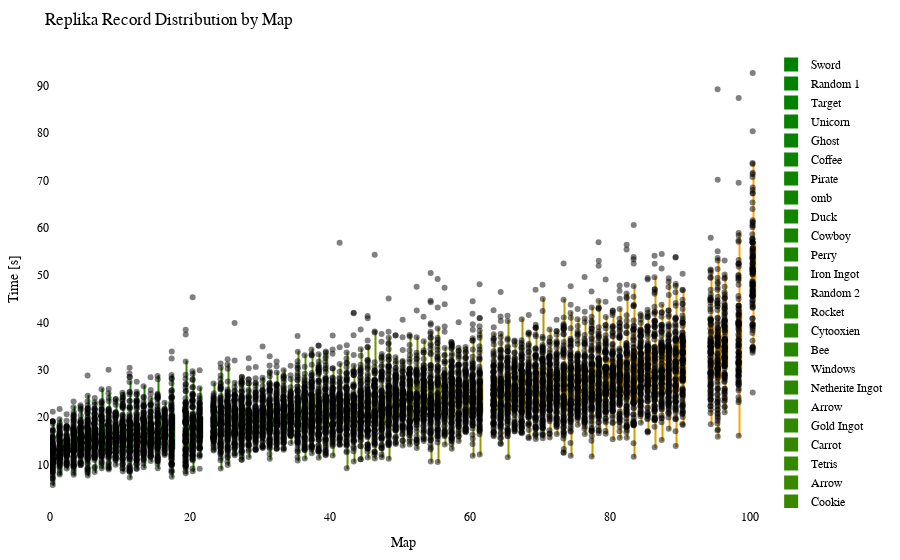

Write notebook code for a chart like this one.
### Code cell
import plotly.graph_objects as go
import plotly.io as pio
from matplotlib.colors import LinearSegmentedColormap, to_hex

df = getRecordsDataframe(minigame="Replika")

# sort df columns by mean value 
df = df.reindex(df.mean().sort_values().index, axis=1)

# drop sum column
df = df.drop(columns=["Sum"])

# replace 25 with NaN
df = df.replace(25, np.nan)

# remove "ms " from column names
df.columns = df.columns.str.replace('ms ', '')

# Exclude the first column (assuming it's the column you don't want to include)
df_to_html = df.iloc[:, 1:]

# Calculate the offset for centering the data points
num_columns = len(df_to_html.columns)
offset = 0.5

# Create a green to orange gradient
cmap = LinearSegmentedColormap.from_list("green_orange", ["green", "orange"])
colors = [to_hex(cmap(i / (num_columns - 1))) for i in range(num_columns)]

# Create a Swarm plot using Plotly
fig = go.Figure()

for i, (column, color) in enumerate(zip(df_to_html.columns, colors)):
    x_values = [i + offset] * len(df_to_html[column])  # Adjust x-values with offset for horizontal centering
    fig.add_trace(go.Box(x=x_values,
                         y=df_to_html[column],
                         name=column,
                         boxpoints='all',
                         pointpos=-0.5,  # Adjust point position to prevent overlapping
                         marker=dict(color='rgba(0,0,0,0.5)', size=6),  # Adjust marker color and size
                         line=dict(color=color),
                         fillcolor=color,
                         hovertext=df_to_html.index,
                         hoverinfo='name+text+y',
                         showlegend=True))

fig.update_layout(title="Replika Record Distribution by Map",
                  xaxis=dict(title="Map"),
                  yaxis=dict(title="Time [s]"),
                  showlegend=True,
                  font=dict(family="Arial", size=12, color="black"),  # Customize font
                  plot_bgcolor="white",  # Set background color
                  margin=dict(l=50, r=50, t=50, b=50),  # Adjust margins for better layout
                  )

# Show the figure
fig.show()

# Export the plot to an HTML file
pio.write_html(fig, "out/repl_swarm_plot.html")

### Figure 1 — Plotly figure (JSON) as saved in the notebook; plotly's stock layout.template omitted (floating-point values rounded to 4 significant figures; data arrays with more than 128 entries replaced by an {"elided": "..."} marker saying what was removed)
{"data": [{"boxpoints": "all", "fillcolor": "#008000", "hoverinfo": "name+text+y", "hovertext": {"elided": "172 str values"}, "line": {"color": "#008000"}, "marker": {"color": "rgba(0,0,0,0.5)", "size": 6}, "name": "Sword", "pointpos": -0.5, "showlegend": true, "type": "box", "x": {"elided": "172 float values"}, "y": {"elided": "172 float values"}}, {"boxpoints": "all", "fillcolor": "#028000", "hoverinfo": "name+text+y", "hovertext": {"elided": "172 str values"}, "line": {"color": "#028000"}, "marker": {"color": "rgba(0,0,0,0.5)", "size": 6}, "name": "Random 1", "pointpos": -0.5, "showlegend": true, "type": "box", "x": {"elided": "172 float values"}, "y": {"elided": "172 float values"}}, {"boxpoints": "all", "fillcolor": "#058100", "hoverinfo": "name+text+y", "hovertext": {"elided": "172 str values"}, "line": {"color": "#058100"}, "marker": {"color": "rgba(0,0,0,0.5)", "size": 6}, "name": "Target", "pointpos": -0.5, "showlegend": true, "type": "box", "x": {"elided": "172 float values"}, "y": {"elided": "172 float values"}}, {"boxpoints": "all", "fillcolor": "#078100", "hoverinfo": "name+text+y", "hovertext": {"elided": "172 str values"}, "line": {"color": "#078100"}, "marker": {"color": "rgba(0,0,0,0.5)", "size": 6}, "name": "Unicorn", "pointpos": -0.5, "showlegend": true, "type": "box", "x": {"elided": "172 float values"}, "y": {"elided": "172 float values"}}, {"boxpoints": "all", "fillcolor": "#0a8100", "hoverinfo": "name+text+y", "hovertext": {"elided": "172 str values"}, "line": {"color": "#0a8100"}, "marker": {"color": "rgba(0,0,0,0.5)", "size": 6}, "name": "Ghost", "pointpos": -0.5, "showlegend": true, "type": "box", "x": {"elided": "172 float values"}, "y": {"elided": "172 float values"}}, {"boxpoints": "all", "fillcolor": "#0c8200", "hoverinfo": "name+text+y", "hovertext": {"elided": "172 str values"}, "line": {"color": "#0c8200"}, "marker": {"color": "rgba(0,0,0,0.5)", "size": 6}, "name": "Coffee", "pointpos": -0.5, "showlegend": true, "type": "box", "x": {"elided": "172 float values"}, "y": {"elided": "172 float values"}}, {"boxpoints": "all", "fillcolor": "#0f8200", "hoverinfo": "name+text+y", "hovertext": {"elided": "172 str values"}, "line": {"color": "#0f8200"}, "marker": {"color": "rgba(0,0,0,0.5)", "size": 6}, "name": "Pirate", "pointpos": -0.5, "showlegend": true, "type": "box", "x": {"elided": "172 float values"}, "y": {"elided": "172 float values"}}, {"boxpoints": "all", "fillcolor": "#118200", "hoverinfo": "name+text+y", "hovertext": {"elided": "172 str values"}, "line": {"color": "#118200"}, "marker": {"color": "rgba(0,0,0,0.5)", "size": 6}, "name": "omb", "pointpos": -0.5, "showlegend": true, "type": "box", "x": {"elided": "172 float values"}, "y": {"elided": "172 float values"}}, {"boxpoints": "all", "fillcolor": "#148300", "hoverinfo": "name+text+y", "hovertext": {"elided": "172 str values"}, "line": {"color": "#148300"}, "marker": {"color": "rgba(0,0,0,0.5)", "size": 6}, "name": "Duck", "pointpos": -0.5, "showlegend": true, "type": "box", "x": {"elided": "172 float values"}, "y": {"elided": "172 float values"}}, {"boxpoints": "all", "fillcolor": "#178300", "hoverinfo": "name+text+y", "hovertext": {"elided": "172 str values"}, "line": {"color": "#178300"}, "marker": {"color": "rgba(0,0,0,0.5)", "size": 6}, "name": "Cowboy", "pointpos": -0.5, "showlegend": true, "type": "box", "x": {"elided": "172 float values"}, "y": {"elided": "172 float values"}}, {"boxpoints": "all", "fillcolor": "#198400", "hoverinfo": "name+text+y", "hovertext": {"elided": "172 str values"}, "line": {"color": "#198400"}, "marker": {"color": "rgba(0,0,0,0.5)", "size": 6}, "name": "Perry", "pointpos": -0.5, "showlegend": true, "type": "box", "x": {"elided": "172 float values"}, "y": {"elided": "172 float values"}}, {"boxpoints": "all", "fillcolor": "#1c8400", "hoverinfo": "name+text+y", "hovertext": {"elided": "172 str values"}, "line": {"color": "#1c8400"}, "marker": {"color": "rgba(0,0,0,0.5)", "size": 6}, "name": "Iron Ingot", "pointpos": -0.5, "showlegend": true, "type": "box", "x": {"elided": "172 float values"}, "y": {"elided": "172 float values"}}, {"boxpoints": "all", "fillcolor": "#1e8400", "hoverinfo": "name+text+y", "hovertext": {"elided": "172 str values"}, "line": {"color": "#1e8400"}, "marker": {"color": "rgba(0,0,0,0.5)", "size": 6}, "name": "Random 2", "pointpos": -0.5, "showlegend": true, "type": "box", "x": {"elided": "172 float values"}, "y": {"elided": "172 float values"}}, {"boxpoints": "all", "fillcolor": "#218500", "hoverinfo": "name+text+y", "hovertext": {"elided": "172 str values"}, "line": {"color": "#218500"}, "marker": {"color": "rgba(0,0,0,0.5)", "size": 6}, "name": "Rocket", "pointpos": -0.5, "showlegend": true, "type": "box", "x": {"elided": "172 float values"}, "y": {"elided": "172 float values"}}, {"boxpoints": "all", "fillcolor": "#238500", "hoverinfo": "name+text+y", "hovertext": {"elided": "172 str values"}, "line": {"color": "#238500"}, "marker": {"color": "rgba(0,0,0,0.5)", "size": 6}, "name": "Cytooxien", "pointpos": -0.5, "showlegend": true, "type": "box", "x": {"elided": "172 float values"}, "y": {"elided": "172 float values"}}, {"boxpoints": "all", "fillcolor": "#268600", "hoverinfo": "name+text+y", "hovertext": {"elided": "172 str values"}, "line": {"color": "#268600"}, "marker": {"color": "rgba(0,0,0,0.5)", "size": 6}, "name": "Bee", "pointpos": -0.5, "showlegend": true, "type": "box", "x": {"elided": "172 float values"}, "y": {"elided": "172 float values"}}, {"boxpoints": "all", "fillcolor": "#288600", "hoverinfo": "name+text+y", "hovertext": {"elided": "172 str values"}, "line": {"color": "#288600"}, "marker": {"color": "rgba(0,0,0,0.5)", "size": 6}, "name": "Windows", "pointpos": -0.5, "showlegend": true, "type": "box", "x": {"elided": "172 float values"}, "y": {"elided": "172 float values"}}, {"boxpoints": "all", "fillcolor": "#2b8600", "hoverinfo": "name+text+y", "hovertext": {"elided": "172 str values"}, "line": {"color": "#2b8600"}, "marker": {"color": "rgba(0,0,0,0.5)", "size": 6}, "name": "Netherite Ingot", "pointpos": -0.5, "showlegend": true, "type": "box", "x": {"elided": "172 float values"}, "y": {"elided": "172 float values"}}, {"boxpoints": "all", "fillcolor": "#2e8700", "hoverinfo": "name+text+y", "hovertext": {"elided": "172 str values"}, "line": {"color": "#2e8700"}, "marker": {"color": "rgba(0,0,0,0.5)", "size": 6}, "name": "Arrow", "pointpos": -0.5, "showlegend": true, "type": "box", "x": {"elided": "172 float values"}, "y": {"elided": "172x2 float values"}}, {"boxpoints": "all", "fillcolor": "#308700", "hoverinfo": "name+text+y", "hovertext": {"elided": "172 str values"}, "line": {"color": "#308700"}, "marker": {"color": "rgba(0,0,0,0.5)", "size": 6}, "name": "Gold Ingot", "pointpos": -0.5, "showlegend": true, "type": "box", "x": {"elided": "172 float values"}, "y": {"elided": "172 float values"}}, {"boxpoints": "all", "fillcolor": "#338700", "hoverinfo": "name+text+y", "hovertext": {"elided": "172 str values"}, "line": {"color": "#338700"}, "marker": {"color": "rgba(0,0,0,0.5)", "size": 6}, "name": "Carrot", "pointpos": -0.5, "showlegend": true, "type": "box", "x": {"elided": "172 float values"}, "y": {"elided": "172 float values"}}, {"boxpoints": "all", "fillcolor": "#358800", "hoverinfo": "name+text+y", "hovertext": {"elided": "172 str values"}, "line": {"color": "#358800"}, "marker": {"color": "rgba(0,0,0,0.5)", "size": 6}, "name": "Tetris", "pointpos": -0.5, "showlegend": true, "type": "box", "x": {"elided": "172 float values"}, "y": {"elided": "172 float values"}}, {"boxpoints": "all", "fillcolor": "#388800", "hoverinfo": "name+text+y", "hovertext": {"elided": "172 str values"}, "line": {"color": "#388800"}, "marker": {"color": "rgba(0,0,0,0.5)", "size": 6}, "name": "Arrow", "pointpos": -0.5, "showlegend": true, "type": "box", "x": {"elided": "172 float values"}, "y": {"elided": "172x2 float values"}}, {"boxpoints": "all", "fillcolor": "#3a8800", "hoverinfo": "name+text+y", "hovertext": {"elided": "172 str values"}, "line": {"color": "#3a8800"}, "marker": {"color": "rgba(0,0,0,0.5)", "size": 6}, "name": "Cookie", "pointpos": -0.5, "showlegend": true, "type": "box", "x": {"elided": "172 float values"}, "y": {"elided": "172 float values"}}, {"boxpoints": "all", "fillcolor": "#3d8900", "hoverinfo": "name+text+y", "hovertext": {"elided": "172 str values"}, "line": {"color": "#3d8900"}, "marker": {"color": "rgba(0,0,0,0.5)", "size": 6}, "name": "Krabs", "pointpos": -0.5, "showlegend": true, "type": "box", "x": {"elided": "172 float values"}, "y": {"elided": "172 float values"}}, {"boxpoints": "all", "fillcolor": "#408900", "hoverinfo": "name+text+y", "hovertext": {"elided": "172 str values"}, "line": {"color": "#408900"}, "marker": {"color": "rgba(0,0,0,0.5)", "size": 6}, "name": "Poppy", "pointpos": -0.5, "showlegend": true, "type": "box", "x": {"elided": "172 float values"}, "y": {"elided": "172 float values"}}, {"boxpoints": "all", "fillcolor": "#428a00", "hoverinfo": "name+text+y", "hovertext": {"elided": "172 str values"}, "line": {"color": "#428a00"}, "marker": {"color": "rgba(0,0,0,0.5)", "size": 6}, "name": "Koopa", "pointpos": -0.5, "showlegend": true, "type": "box", "x": {"elided": "172 float values"}, "y": {"elided": "172 float values"}}, {"boxpoints": "all", "fillcolor": "#458a00", "hoverinfo": "name+text+y", "hovertext": {"elided": "172 str values"}, "line": {"color": "#458a00"}, "marker": {"color": "rgba(0,0,0,0.5)", "size": 6}, "name": "Pacman Ghost", "pointpos": -0.5, "showlegend": true, "type": "box", "x": {"elided": "172 float values"}, "y": {"elided": "172 float values"}}, {"boxpoints": "all", "fillcolor": "#478a00", "hoverinfo": "name+text+y", "hovertext": {"elided": "172 str values"}, "line": {"color": "#478a00"}, "marker": {"color": "rgba(0,0,0,0.5)", "size": 6}, "name": "Water Temple", "pointpos": -0.5, "showlegend": true, "type": "box", "x": {"elided": "172 float values"}, "y": {"elided": "172 float values"}}, {"boxpoints": "all", "fillcolor": "#4a8b00", "hoverinfo": "name+text+y", "hovertext": {"elided": "172 str values"}, "line": {"color": "#4a8b00"}, "marker": {"color": "rgba(0,0,0,0.5)", "size": 6}, "name": "Twitch", "pointpos": -0.5, "showlegend": true, "type": "box", "x": {"elided": "172 float values"}, "y": {"elided": "172 float values"}}, {"boxpoints": "all", "fillcolor": "#4c8b00", "hoverinfo": "name+text+y", "hovertext": {"elided": "172 str values"}, "line": {"color": "#4c8b00"}, "marker": {"color": "rgba(0,0,0,0.5)", "size": 6}, "name": "Controller", "pointpos": -0.5, "showlegend": true, "type": "box", "x": {"elided": "172 float values"}, "y": {"elided": "172 float values"}}, {"boxpoints": "all", "fillcolor": "#4f8b00", "hoverinfo": "name+text+y", "hovertext": {"elided": "172 str values"}, "line": {"color": "#4f8b00"}, "marker": {"color": "rgba(0,0,0,0.5)", "size": 6}, "name": "Mario", "pointpos": -0.5, "showlegend": true, "type": "box", "x": {"elided": "172 float values"}, "y": {"elided": "172 float values"}}, {"boxpoints": "all", "fillcolor": "#518c00", "hoverinfo": "name+text+y", "hovertext": {"elided": "172 str values"}, "line": {"color": "#518c00"}, "marker": {"color": "rgba(0,0,0,0.5)", "size": 6}, "name": "Diskette", "pointpos": -0.5, "showlegend": true, "type": "box", "x": {"elided": "172 float values"}, "y": {"elided": "172 float values"}}, {"boxpoints": "all", "fillcolor": "#548c00", "hoverinfo": "name+text+y", "hovertext": {"elided": "172 str values"}, "line": {"color": "#548c00"}, "marker": {"color": "rgba(0,0,0,0.5)", "size": 6}, "name": "Poke Ball", "pointpos": -0.5, "showlegend": true, "type": "box", "x": {"elided": "172 float values"}, "y": {"elided": "172 float values"}}, {"boxpoints": "all", "fillcolor": "#578d00", "hoverinfo": "name+text+y", "hovertext": {"elided": "172 str values"}, "line": {"color": "#578d00"}, "marker": {"color": "rgba(0,0,0,0.5)", "size": 6}, "name": "Camera", "pointpos": -0.5, "showlegend": true, "type": "box", "x": {"elided": "172 float values"}, "y": {"elided": "172 float values"}}, {"boxpoints": "all", "fillcolor": "#598d00", "hoverinfo": "name+text+y", "hovertext": {"elided": "172 str values"}, "line": {"color": "#598d00"}, "marker": {"color": "rgba(0,0,0,0.5)", "size": 6}, "name": "House", "pointpos": -0.5, "showlegend": true, "type": "box", "x": {"elided": "172 float values"}, "y": {"elided": "172 float values"}}, {"boxpoints": "all", "fillcolor": "#5c8d00", "hoverinfo": "name+text+y", "hovertext": {"elided": "172 str values"}, "line": {"color": "#5c8d00"}, "marker": {"color": "rgba(0,0,0,0.5)", "size": 6}, "name": "Caterpie", "pointpos": -0.5, "showlegend": true, "type": "box", "x": {"elided": "172 float values"}, "y": {"elided": "172 float values"}}, {"boxpoints": "all", "fillcolor": "#5e8e00", "hoverinfo": "name+text+y", "hovertext": {"elided": "172 str values"}, "line": {"color": "#5e8e00"}, "marker": {"color": "rgba(0,0,0,0.5)", "size": 6}, "name": "YouTube", "pointpos": -0.5, "showlegend": true, "type": "box", "x": {"elided": "172 float values"}, "y": {"elided": "172 float values"}}, {"boxpoints": "all", "fillcolor": "#618e00", "hoverinfo": "name+text+y", "hovertext": {"elided": "172 str values"}, "line": {"color": "#618e00"}, "marker": {"color": "rgba(0,0,0,0.5)", "size": 6}, "name": "Sonic", "pointpos": -0.5, "showlegend": true, "type": "box", "x": {"elided": "172 float values"}, "y": {"elided": "172 float values"}}, {"boxpoints": "all", "fillcolor": "#638e00", "hoverinfo": "name+text+y", "hovertext": {"elided": "172 str values"}, "line": {"color": "#638e00"}, "marker": {"color": "rgba(0,0,0,0.5)", "size": 6}, "name": "Chicken", "pointpos": -0.5, "showlegend": true, "type": "box", "x": {"elided": "172 float values"}, "y": {"elided": "172 float values"}}, {"boxpoints": "all", "fillcolor": "#668f00", "hoverinfo": "name+text+y", "hovertext": {"elided": "172 str values"}, "line": {"color": "#668f00"}, "marker": {"color": "rgba(0,0,0,0.5)", "size": 6}, "name": "Parrot", "pointpos": -0.5, "showlegend": true, "type": "box", "x": {"elided": "172 float values"}, "y": {"elided": "172 float values"}}, {"boxpoints": "all", "fillcolor": "#688f00", "hoverinfo": "name+text+y", "hovertext": {"elided": "172 str values"}, "line": {"color": "#688f00"}, "marker": {"color": "rgba(0,0,0,0.5)", "size": 6}, "name": "Twitter", "pointpos": -0.5, "showlegend": true, "type": "box", "x": {"elided": "172 float values"}, "y": {"elided": "172 float values"}}, {"boxpoints": "all", "fillcolor": "#6b9000", "hoverinfo": "name+text+y", "hovertext": {"elided": "172 str values"}, "line": {"color": "#6b9000"}, "marker": {"color": "rgba(0,0,0,0.5)", "size": 6}, "name": "Excavator", "pointpos": -0.5, "showlegend": true, "type": "box", "x": {"elided": "172 float values"}, "y": {"elided": "172 float values"}}, {"boxpoints": "all", "fillcolor": "#6e9000", "hoverinfo": "name+text+y", "hovertext": {"elided": "172 str values"}, "line": {"color": "#6e9000"}, "marker": {"color": "rgba(0,0,0,0.5)", "size": 6}, "name": "Baby Yoda", "pointpos": -0.5, "showlegend": true, "type": "box", "x": {"elided": "172 float values"}, "y": {"elided": "172 float values"}}, {"boxpoints": "all", "fillcolor": "#709000", "hoverinfo": "name+text+y", "hovertext": {"elided": "172 str values"}, "line": {"color": "#709000"}, "marker": {"color": "rgba(0,0,0,0.5)", "size": 6}, "name": "Fox", "pointpos": -0.5, "showlegend": true, "type": "box", "x": {"elided": "172 float values"}, "y": {"elided": "172 float values"}}, {"boxpoints": "all", "fillcolor": "#739100", "hoverinfo": "name+text+y", "hovertext": {"elided": "172 str values"}, "line": {"color": "#739100"}, "marker": {"color": "rgba(0,0,0,0.5)", "size": 6}, "name": "Frog", "pointpos": -0.5, "showlegend": true, "type": "box", "x": {"elided": "172 float values"}, "y": {"elided": "172 float values"}}, {"boxpoints": "all", "fillcolor": "#759100", "hoverinfo": "name+text+y", "hovertext": {"elided": "172 str values"}, "line": {"color": "#759100"}, "marker": {"color": "rgba(0,0,0,0.5)", "size": 6}, "name": "Egg", "pointpos": -0.5, "showlegend": true, "type": "box", "x": {"elided": "172 float values"}, "y": {"elided": "172 float values"}}, {"boxpoints": "all", "fillcolor": "#789100", "hoverinfo": "name+text+y", "hovertext": {"elided": "172 str values"}, "line": {"color": "#789100"}, "marker": {"color": "rgba(0,0,0,0.5)", "size": 6}, "name": "of Meat", "pointpos": -0.5, "showlegend": true, "type": "box", "x": {"elided": "172 float values"}, "y": {"elided": "172 float values"}}, {"boxpoints": "all", "fillcolor": "#7a9200", "hoverinfo": "name+text+y", "hovertext": {"elided": "172 str values"}, "line": {"color": "#7a9200"}, "marker": {"color": "rgba(0,0,0,0.5)", "size": 6}, "name": "The Sea", "pointpos": -0.5, "showlegend": true, "type": "box", "x": {"elided": "172 float values"}, "y": {"elided": "172 float values"}}, {"boxpoints": "all", "fillcolor": "#7d9200", "hoverinfo": "name+text+y", "hovertext": {"elided": "172 str values"}, "line": {"color": "#7d9200"}, "marker": {"color": "rgba(0,0,0,0.5)", "size": 6}, "name": "Thinking", "pointpos": -0.5, "showlegend": true, "type": "box", "x": {"elided": "172 float values"}, "y": {"elided": "172 float values"}}, {"boxpoints": "all", "fillcolor": "#809300", "hoverinfo": "name+text+y", "hovertext": {"elided": "172 str values"}, "line": {"color": "#809300"}, "marker": {"color": "rgba(0,0,0,0.5)", "size": 6}, "name": "Thinking 2", "pointpos": -0.5, "showlegend": true, "type": "box", "x": {"elided": "172 float values"}, "y": {"elided": "172 float values"}}, {"boxpoints": "all", "fillcolor": "#829300", "hoverinfo": "name+text+y", "hovertext": {"elided": "172 str values"}, "line": {"color": "#829300"}, "marker": {"color": "rgba(0,0,0,0.5)", "size": 6}, "name": "Tree", "pointpos": -0.5, "showlegend": true, "type": "box", "x": {"elided": "172 float values"}, "y": {"elided": "172 float values"}}, {"boxpoints": "all", "fillcolor": "#859300", "hoverinfo": "name+text+y", "hovertext": {"elided": "172 str values"}, "line": {"color": "#859300"}, "marker": {"color": "rgba(0,0,0,0.5)", "size": 6}, "name": "ppHop 2", "pointpos": -0.5, "showlegend": true, "type": "box", "x": {"elided": "172 float values"}, "y": {"elided": "172 float values"}}, {"boxpoints": "all", "fillcolor": "#879400", "hoverinfo": "name+text+y", "hovertext": {"elided": "172 str values"}, "line": {"color": "#879400"}, "marker": {"color": "rgba(0,0,0,0.5)", "size": 6}, "name": "Heart", "pointpos": -0.5, "showlegend": true, "type": "box", "x": {"elided": "172 float values"}, "y": {"elided": "172 float values"}}, {"boxpoints": "all", "fillcolor": "#8a9400", "hoverinfo": "name+text+y", "hovertext": {"elided": "172 str values"}, "line": {"color": "#8a9400"}, "marker": {"color": "rgba(0,0,0,0.5)", "size": 6}, "name": "Pizza", "pointpos": -0.5, "showlegend": true, "type": "box", "x": {"elided": "172 float values"}, "y": {"elided": "172 float values"}}, {"boxpoints": "all", "fillcolor": "#8c9400", "hoverinfo": "name+text+y", "hovertext": {"elided": "172 str values"}, "line": {"color": "#8c9400"}, "marker": {"color": "rgba(0,0,0,0.5)", "size": 6}, "name": "Sheep", "pointpos": -0.5, "showlegend": true, "type": "box", "x": {"elided": "172 float values"}, "y": {"elided": "172 float values"}}, {"boxpoints": "all", "fillcolor": "#8f9500", "hoverinfo": "name+text+y", "hovertext": {"elided": "172 str values"}, "line": {"color": "#8f9500"}, "marker": {"color": "rgba(0,0,0,0.5)", "size": 6}, "name": "Up", "pointpos": -0.5, "showlegend": true, "type": "box", "x": {"elided": "172 float values"}, "y": {"elided": "172 float values"}}, {"boxpoints": "all", "fillcolor": "#919500", "hoverinfo": "name+text+y", "hovertext": {"elided": "172 str values"}, "line": {"color": "#919500"}, "marker": {"color": "rgba(0,0,0,0.5)", "size": 6}, "name": "French Fries", "pointpos": -0.5, "showlegend": true, "type": "box", "x": {"elided": "172 float values"}, "y": {"elided": "172 float values"}}, {"boxpoints": "all", "fillcolor": "#949500", "hoverinfo": "name+text+y", "hovertext": {"elided": "172 str values"}, "line": {"color": "#949500"}, "marker": {"color": "rgba(0,0,0,0.5)", "size": 6}, "name": "Skeleton", "pointpos": -0.5, "showlegend": true, "type": "box", "x": {"elided": "172 float values"}, "y": {"elided": "172 float values"}}, {"boxpoints": "all", "fillcolor": "#979600", "hoverinfo": "name+text+y", "hovertext": {"elided": "172 str values"}, "line": {"color": "#979600"}, "marker": {"color": "rgba(0,0,0,0.5)", "size": 6}, "name": "Among Us", "pointpos": -0.5, "showlegend": true, "type": "box", "x": {"elided": "172 float values"}, "y": {"elided": "172 float values"}}, {"boxpoints": "all", "fillcolor": "#999600", "hoverinfo": "name+text+y", "hovertext": {"elided": "172 str values"}, "line": {"color": "#999600"}, "marker": {"color": "rgba(0,0,0,0.5)", "size": 6}, "name": "Mountain", "pointpos": -0.5, "showlegend": true, "type": "box", "x": {"elided": "172 float values"}, "y": {"elided": "172 float values"}}, {"boxpoints": "all", "fillcolor": "#9c9700", "hoverinfo": "name+text+y", "hovertext": {"elided": "172 str values"}, "line": {"color": "#9c9700"}, "marker": {"color": "rgba(0,0,0,0.5)", "size": 6}, "name": "Cherry", "pointpos": -0.5, "showlegend": true, "type": "box", "x": {"elided": "172 float values"}, "y": {"elided": "172 float values"}}, {"boxpoints": "all", "fillcolor": "#9e9700", "hoverinfo": "name+text+y", "hovertext": {"elided": "172 str values"}, "line": {"color": "#9e9700"}, "marker": {"color": "rgba(0,0,0,0.5)", "size": 6}, "name": "Cow", "pointpos": -0.5, "showlegend": true, "type": "box", "x": {"elided": "172 float values"}, "y": {"elided": "172x2 float values"}}, {"boxpoints": "all", "fillcolor": "#a19700", "hoverinfo": "name+text+y", "hovertext": {"elided": "172 str values"}, "line": {"color": "#a19700"}, "marker": {"color": "rgba(0,0,0,0.5)", "size": 6}, "name": "Hourglass", "pointpos": -0.5, "showlegend": true, "type": "box", "x": {"elided": "172 float values"}, "y": {"elided": "172 float values"}}, {"boxpoints": "all", "fillcolor": "#a39800", "hoverinfo": "name+text+y", "hovertext": {"elided": "172 str values"}, "line": {"color": "#a39800"}, "marker": {"color": "rgba(0,0,0,0.5)", "size": 6}, "name": "Wizard", "pointpos": -0.5, "showlegend": true, "type": "box", "x": {"elided": "172 float values"}, "y": {"elided": "172 float values"}}, {"boxpoints": "all", "fillcolor": "#a69800", "hoverinfo": "name+text+y", "hovertext": {"elided": "172 str values"}, "line": {"color": "#a69800"}, "marker": {"color": "rgba(0,0,0,0.5)", "size": 6}, "name": "Eevee", "pointpos": -0.5, "showlegend": true, "type": "box", "x": {"elided": "172 float values"}, "y": {"elided": "172 float values"}}, {"boxpoints": "all", "fillcolor": "#a89800", "hoverinfo": "name+text+y", "hovertext": {"elided": "172 str values"}, "line": {"color": "#a89800"}, "marker": {"color": "rgba(0,0,0,0.5)", "size": 6}, "name": "Blue Monster", "pointpos": -0.5, "showlegend": true, "type": "box", "x": {"elided": "172 float values"}, "y": {"elided": "172 float values"}}, {"boxpoints": "all", "fillcolor": "#ab9900", "hoverinfo": "name+text+y", "hovertext": {"elided": "172 str values"}, "line": {"color": "#ab9900"}, "marker": {"color": "rgba(0,0,0,0.5)", "size": 6}, "name": "Galaxian Alien", "pointpos": -0.5, "showlegend": true, "type": "box", "x": {"elided": "172 float values"}, "y": {"elided": "172 float values"}}, {"boxpoints": "all", "fillcolor": "#ae9900", "hoverinfo": "name+text+y", "hovertext": {"elided": "172 str values"}, "line": {"color": "#ae9900"}, "marker": {"color": "rgba(0,0,0,0.5)", "size": 6}, "name": "Spider", "pointpos": -0.5, "showlegend": true, "type": "box", "x": {"elided": "172 float values"}, "y": {"elided": "172 float values"}}, {"boxpoints": "all", "fillcolor": "#b09a00", "hoverinfo": "name+text+y", "hovertext": {"elided": "172 str values"}, "line": {"color": "#b09a00"}, "marker": {"color": "rgba(0,0,0,0.5)", "size": 6}, "name": "ppHop 1", "pointpos": -0.5, "showlegend": true, "type": "box", "x": {"elided": "172 float values"}, "y": {"elided": "172 float values"}}, {"boxpoints": "all", "fillcolor": "#b39a00", "hoverinfo": "name+text+y", "hovertext": {"elided": "172 str values"}, "line": {"color": "#b39a00"}, "marker": {"color": "rgba(0,0,0,0.5)", "size": 6}, "name": "Zombie", "pointpos": -0.5, "showlegend": true, "type": "box", "x": {"elided": "172 float values"}, "y": {"elided": "172 float values"}}, {"boxpoints": "all", "fillcolor": "#b59a00", "hoverinfo": "name+text+y", "hovertext": {"elided": "172 str values"}, "line": {"color": "#b59a00"}, "marker": {"color": "rgba(0,0,0,0.5)", "size": 6}, "name": "Slime", "pointpos": -0.5, "showlegend": true, "type": "box", "x": {"elided": "172 float values"}, "y": {"elided": "172 float values"}}, {"boxpoints": "all", "fillcolor": "#b89b00", "hoverinfo": "name+text+y", "hovertext": {"elided": "172 str values"}, "line": {"color": "#b89b00"}, "marker": {"color": "rgba(0,0,0,0.5)", "size": 6}, "name": "Turtle", "pointpos": -0.5, "showlegend": true, "type": "box", "x": {"elided": "172 float values"}, "y": {"elided": "172 float values"}}, {"boxpoints": "all", "fillcolor": "#ba9b00", "hoverinfo": "name+text+y", "hovertext": {"elided": "172 str values"}, "line": {"color": "#ba9b00"}, "marker": {"color": "rgba(0,0,0,0.5)", "size": 6}, "name": "Penguin", "pointpos": -0.5, "showlegend": true, "type": "box", "x": {"elided": "172 float values"}, "y": {"elided": "172 float values"}}, {"boxpoints": "all", "fillcolor": "#bd9b00", "hoverinfo": "name+text+y", "hovertext": {"elided": "172 str values"}, "line": {"color": "#bd9b00"}, "marker": {"color": "rgba(0,0,0,0.5)", "size": 6}, "name": "Mouse", "pointpos": -0.5, "showlegend": true, "type": "box", "x": {"elided": "172 float values"}, "y": {"elided": "172 float values"}}, {"boxpoints": "all", "fillcolor": "#c09c00", "hoverinfo": "name+text+y", "hovertext": {"elided": "172 str values"}, "line": {"color": "#c09c00"}, "marker": {"color": "rgba(0,0,0,0.5)", "size": 6}, "name": "Instagram", "pointpos": -0.5, "showlegend": true, "type": "box", "x": {"elided": "172 float values"}, "y": {"elided": "172 float values"}}, {"boxpoints": "all", "fillcolor": "#c29c00", "hoverinfo": "name+text+y", "hovertext": {"elided": "172 str values"}, "line": {"color": "#c29c00"}, "marker": {"color": "rgba(0,0,0,0.5)", "size": 6}, "name": "muss los", "pointpos": -0.5, "showlegend": true, "type": "box", "x": {"elided": "172 float values"}, "y": {"elided": "172 float values"}}, {"boxpoints": "all", "fillcolor": "#c59d00", "hoverinfo": "name+text+y", "hovertext": {"elided": "172 str values"}, "line": {"color": "#c59d00"}, "marker": {"color": "rgba(0,0,0,0.5)", "size": 6}, "name": "Skeleton Skull", "pointpos": -0.5, "showlegend": true, "type": "box", "x": {"elided": "172 float values"}, "y": {"elided": "172 float values"}}, {"boxpoints": "all", "fillcolor": "#c79d00", "hoverinfo": "name+text+y", "hovertext": {"elided": "172 str values"}, "line": {"color": "#c79d00"}, "marker": {"color": "rgba(0,0,0,0.5)", "size": 6}, "name": "Blinky", "pointpos": -0.5, "showlegend": true, "type": "box", "x": {"elided": "172 float values"}, "y": {"elided": "172 float values"}}, {"boxpoints": "all", "fillcolor": "#ca9d00", "hoverinfo": "name+text+y", "hovertext": {"elided": "172 str values"}, "line": {"color": "#ca9d00"}, "marker": {"color": "rgba(0,0,0,0.5)", "size": 6}, "name": "Cake", "pointpos": -0.5, "showlegend": true, "type": "box", "x": {"elided": "172 float values"}, "y": {"elided": "172 float values"}}, {"boxpoints": "all", "fillcolor": "#cc9e00", "hoverinfo": "name+text+y", "hovertext": {"elided": "172 str values"}, "line": {"color": "#cc9e00"}, "marker": {"color": "rgba(0,0,0,0.5)", "size": 6}, "name": "Charizard", "pointpos": -0.5, "showlegend": true, "type": "box", "x": {"elided": "172 float values"}, "y": {"elided": "172 float values"}}, {"boxpoints": "all", "fillcolor": "#cf9e00", "hoverinfo": "name+text+y", "hovertext": {"elided": "172 str values"}, "line": {"color": "#cf9e00"}, "marker": {"color": "rgba(0,0,0,0.5)", "size": 6}, "name": "Globe", "pointpos": -0.5, "showlegend": true, "type": "box", "x": {"elided": "172 float values"}, "y": {"elided": "172 float values"}}, {"boxpoints": "all", "fillcolor": "#d19e00", "hoverinfo": "name+text+y", "hovertext": {"elided": "172 str values"}, "line": {"color": "#d19e00"}, "marker": {"color": "rgba(0,0,0,0.5)", "size": 6}, "name": "Princess", "pointpos": -0.5, "showlegend": true, "type": "box", "x": {"elided": "172 float values"}, "y": {"elided": "172 float values"}}, {"boxpoints": "all", "fillcolor": "#d49f00", "hoverinfo": "name+text+y", "hovertext": {"elided": "172 str values"}, "line": {"color": "#d49f00"}, "marker": {"color": "rgba(0,0,0,0.5)", "size": 6}, "name": "Apple", "pointpos": -0.5, "showlegend": true, "type": "box", "x": {"elided": "172 float values"}, "y": {"elided": "172 float values"}}, {"boxpoints": "all", "fillcolor": "#d79f00", "hoverinfo": "name+text+y", "hovertext": {"elided": "172 str values"}, "line": {"color": "#d79f00"}, "marker": {"color": "rgba(0,0,0,0.5)", "size": 6}, "name": "TNT", "pointpos": -0.5, "showlegend": true, "type": "box", "x": {"elided": "172 float values"}, "y": {"elided": "172 float values"}}, {"boxpoints": "all", "fillcolor": "#d99f00", "hoverinfo": "name+text+y", "hovertext": {"elided": "172 str values"}, "line": {"color": "#d99f00"}, "marker": {"color": "rgba(0,0,0,0.5)", "size": 6}, "name": "Smurf", "pointpos": -0.5, "showlegend": true, "type": "box", "x": {"elided": "172 float values"}, "y": {"elided": "172 float values"}}, {"boxpoints": "all", "fillcolor": "#dca000", "hoverinfo": "name+text+y", "hovertext": {"elided": "172 str values"}, "line": {"color": "#dca000"}, "marker": {"color": "rgba(0,0,0,0.5)", "size": 6}, "name": "Kitty", "pointpos": -0.5, "showlegend": true, "type": "box", "x": {"elided": "172 float values"}, "y": {"elided": "172 float values"}}, {"boxpoints": "all", "fillcolor": "#dea000", "hoverinfo": "name+text+y", "hovertext": {"elided": "172 str values"}, "line": {"color": "#dea000"}, "marker": {"color": "rgba(0,0,0,0.5)", "size": 6}, "name": "Robin Hood", "pointpos": -0.5, "showlegend": true, "type": "box", "x": {"elided": "172 float values"}, "y": {"elided": "172 float values"}}, {"boxpoints": "all", "fillcolor": "#e1a100", "hoverinfo": "name+text+y", "hovertext": {"elided": "172 str values"}, "line": {"color": "#e1a100"}, "marker": {"color": "rgba(0,0,0,0.5)", "size": 6}, "name": "Mooshroom", "pointpos": -0.5, "showlegend": true, "type": "box", "x": {"elided": "172 float values"}, "y": {"elided": "172 float values"}}, {"boxpoints": "all", "fillcolor": "#e3a100", "hoverinfo": "name+text+y", "hovertext": {"elided": "172 str values"}, "line": {"color": "#e3a100"}, "marker": {"color": "rgba(0,0,0,0.5)", "size": 6}, "name": "Toad", "pointpos": -0.5, "showlegend": true, "type": "box", "x": {"elided": "172 float values"}, "y": {"elided": "172 float values"}}, {"boxpoints": "all", "fillcolor": "#e6a100", "hoverinfo": "name+text+y", "hovertext": {"elided": "172 str values"}, "line": {"color": "#e6a100"}, "marker": {"color": "rgba(0,0,0,0.5)", "size": 6}, "name": "Guardian", "pointpos": -0.5, "showlegend": true, "type": "box", "x": {"elided": "172 float values"}, "y": {"elided": "172 float values"}}, {"boxpoints": "all", "fillcolor": "#e8a200", "hoverinfo": "name+text+y", "hovertext": {"elided": "172 str values"}, "line": {"color": "#e8a200"}, "marker": {"color": "rgba(0,0,0,0.5)", "size": 6}, "name": "Doge", "pointpos": -0.5, "showlegend": true, "type": "box", "x": {"elided": "172 float values"}, "y": {"elided": "172x2 float values"}}, {"boxpoints": "all", "fillcolor": "#eba200", "hoverinfo": "name+text+y", "hovertext": {"elided": "172 str values"}, "line": {"color": "#eba200"}, "marker": {"color": "rgba(0,0,0,0.5)", "size": 6}, "name": "Cow", "pointpos": -0.5, "showlegend": true, "type": "box", "x": {"elided": "172 float values"}, "y": {"elided": "172x2 float values"}}, {"boxpoints": "all", "fillcolor": "#eea300", "hoverinfo": "name+text+y", "hovertext": {"elided": "172 str values"}, "line": {"color": "#eea300"}, "marker": {"color": "rgba(0,0,0,0.5)", "size": 6}, "name": "Doge", "pointpos": -0.5, "showlegend": true, "type": "box", "x": {"elided": "172 float values"}, "y": {"elided": "172x2 float values"}}, {"boxpoints": "all", "fillcolor": "#f0a300", "hoverinfo": "name+text+y", "hovertext": {"elided": "172 str values"}, "line": {"color": "#f0a300"}, "marker": {"color": "rgba(0,0,0,0.5)", "size": 6}, "name": "Kirby", "pointpos": -0.5, "showlegend": true, "type": "box", "x": {"elided": "172 float values"}, "y": {"elided": "172 float values"}}, {"boxpoints": "all", "fillcolor": "#f3a300", "hoverinfo": "name+text+y", "hovertext": {"elided": "172 str values"}, "line": {"color": "#f3a300"}, "marker": {"color": "rgba(0,0,0,0.5)", "size": 6}, "name": "Ender Pearl", "pointpos": -0.5, "showlegend": true, "type": "box", "x": {"elided": "172 float values"}, "y": {"elided": "172 float values"}}, {"boxpoints": "all", "fillcolor": "#f5a400", "hoverinfo": "name+text+y", "hovertext": {"elided": "172 str values"}, "line": {"color": "#f5a400"}, "marker": {"color": "rgba(0,0,0,0.5)", "size": 6}, "name": "Piranha Plant", "pointpos": -0.5, "showlegend": true, "type": "box", "x": {"elided": "172 float values"}, "y": {"elided": "172 float values"}}, {"boxpoints": "all", "fillcolor": "#f8a400", "hoverinfo": "name+text+y", "hovertext": {"elided": "172 str values"}, "line": {"color": "#f8a400"}, "marker": {"color": "rgba(0,0,0,0.5)", "size": 6}, "name": "Deadpool", "pointpos": -0.5, "showlegend": true, "type": "box", "x": {"elided": "172 float values"}, "y": {"elided": "172x2 float values"}}, {"boxpoints": "all", "fillcolor": "#faa400", "hoverinfo": "name+text+y", "hovertext": {"elided": "172 str values"}, "line": {"color": "#faa400"}, "marker": {"color": "rgba(0,0,0,0.5)", "size": 6}, "name": "Pikachu", "pointpos": -0.5, "showlegend": true, "type": "box", "x": {"elided": "172 float values"}, "y": {"elided": "172 float values"}}, {"boxpoints": "all", "fillcolor": "#fda500", "hoverinfo": "name+text+y", "hovertext": {"elided": "172 str values"}, "line": {"color": "#fda500"}, "marker": {"color": "rgba(0,0,0,0.5)", "size": 6}, "name": "Deadpool", "pointpos": -0.5, "showlegend": true, "type": "box", "x": {"elided": "172 float values"}, "y": {"elided": "172x2 float values"}}, {"boxpoints": "all", "fillcolor": "#ffa500", "hoverinfo": "name+text+y", "hovertext": {"elided": "172 str values"}, "line": {"color": "#ffa500"}, "marker": {"color": "rgba(0,0,0,0.5)", "size": 6}, "name": "Creeper", "pointpos": -0.5, "showlegend": true, "type": "box", "x": {"elided": "172 float values"}, "y": {"elided": "172 float values"}}], "layout": {"font": {"color": "black", "family": "Arial", "size": 12}, "margin": {"b": 50, "l": 50, "r": 50, "t": 50}, "plot_bgcolor": "white", "showlegend": true, "title": {"text": "Replika Record Distribution by Map"}, "xaxis": {"title": {"text": "Map"}}, "yaxis": {"title": {"text": "Time [s]"}}}}
